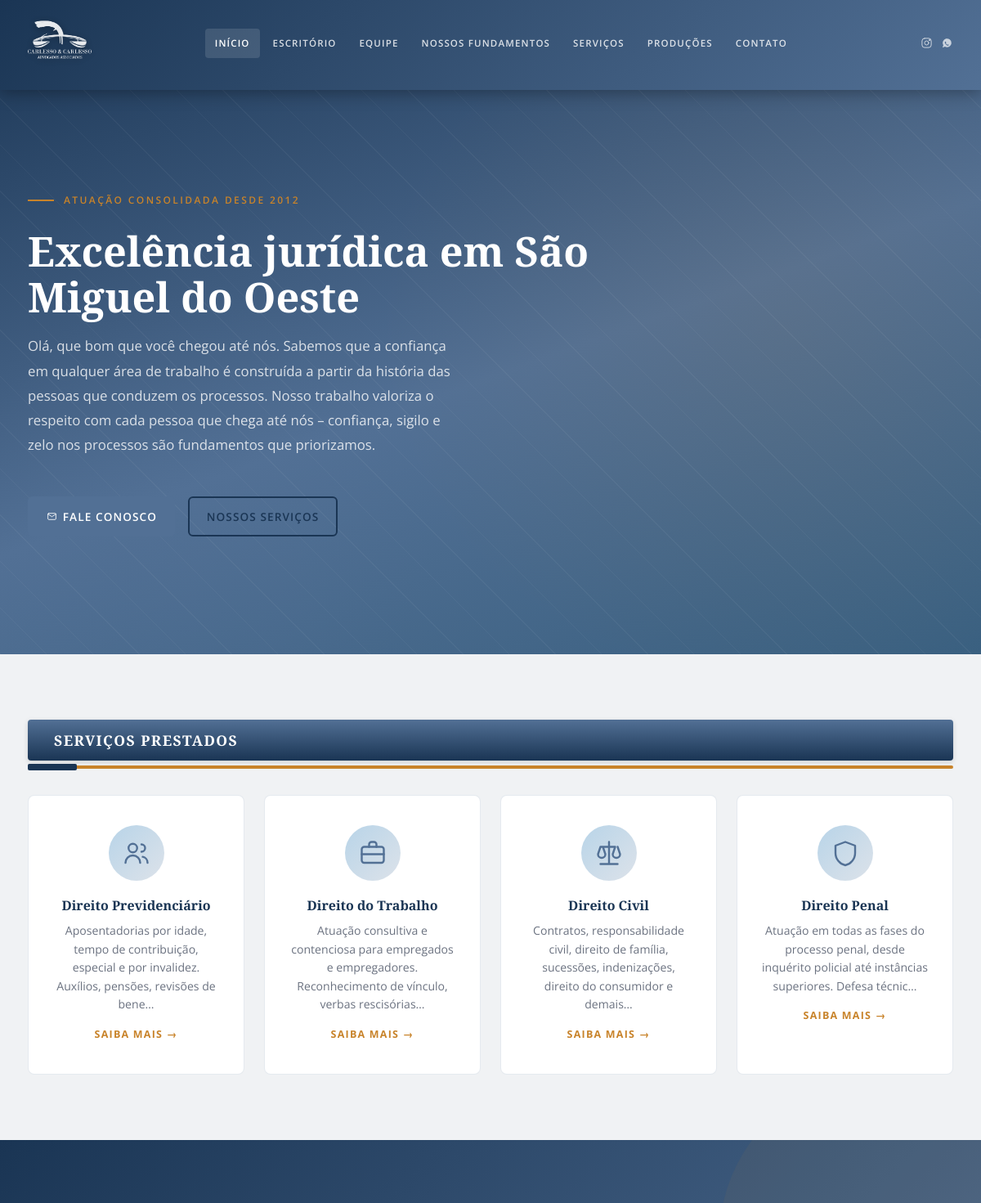
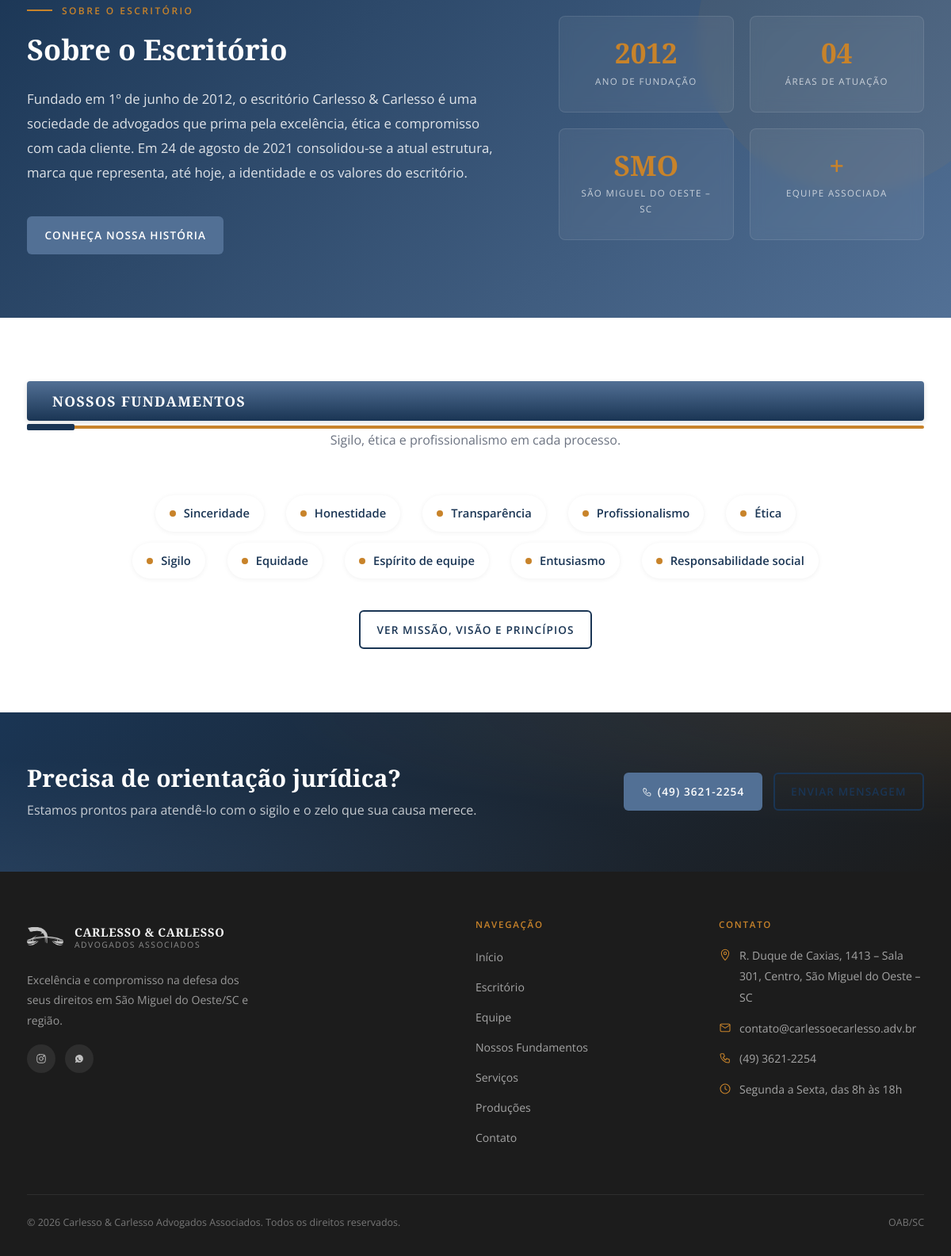
The page / on the database its author committed (2 pictures, top to bottom).
### tables this page shows
CREATE TABLE `conteudos` (
  `id`         INT(11)      NOT NULL AUTO_INCREMENT,
  `pagina`     VARCHAR(60)  NOT NULL,
  `secao`      VARCHAR(60)  NOT NULL,
  `titulo`     VARCHAR(200) DEFAULT NULL,
  `conteudo`   LONGTEXT     DEFAULT NULL,
  `imagem`     VARCHAR(255) DEFAULT NULL,
  `extra`      TEXT         DEFAULT NULL,
  `updated_at` TIMESTAMP    NULL DEFAULT CURRENT_TIMESTAMP ON UPDATE CURRENT_TIMESTAMP,
  PRIMARY KEY (`id`),
  UNIQUE KEY `uk_pagina_secao` (`pagina`,`secao`)
);

### src/Support/Database.php (called while the page is built, shortened)
<?php
final class Database
{
    private static ?PDO $instance = null;
    public static function getInstance(): PDO
    {
        if (self::$instance === null) {
            $host    = Env::get('DB_HOST', 'localhost');
            $dbname  = Env::get('DB_NAME');
            $user    = Env::get('DB_USER');
            $pass    = Env::get('DB_PASS');
            $charset = Env::get('DB_CHARSET', 'utf8mb4');
            $dsn = "mysql:host=$host;dbname=$dbname;charset=$charset";
            $options = [
                PDO::ATTR_ERRMODE            => PDO::ERRMODE_EXCEPTION,
                PDO::ATTR_DEFAULT_FETCH_MODE => PDO::FETCH_ASSOC,
                PDO::ATTR_EMULATE_PREPARES   => false,
                PDO::MYSQL_ATTR_FOUND_ROWS   => true,
            ];
            try {
                self::$instance = new PDO($dsn, $user, $pass, $options);
            } catch (PDOException $e) {
                error_log('DB Connection Error: ' . $e->getMessage());
                if (defined('CARLESSO_INSTALL_MODE') || PHP_SAPI === 'cli') {
                    throw $e;
                }
                http_response_code(503);
                if (str_contains($_SERVER['REQUEST_URI'] ?? '', '/api/')) {
                    header('Content-Type: application/json; charset=utf-8');
                    echo json_encode(['error' => 'Serviço temporariamente indisponível.']);
                } else {
                    header('Content-Type: text/html; charset=utf-8');
                    echo '<!DOCTYPE html><meta charset="utf-8"><title>Em manutenção</title>';
                    echo '<body style="font-family:system-ui;text-align:center;padding:80px 20px;color:#1a3554">';
                    echo '<h1>Site em manutenção</h1><p>Voltamos em breve.</p></body>';
                }
                exit;
            }
        }
        return self::$instance;
    }
    public static function query(string $sql, array $params = []): PDOStatement
    {
        $stmt = self::getInstance()->prepare($sql);
        $stmt->execute($params);
        return $stmt;
    }
    public static function fetchOne(string $sql, array $params = []): ?array
    {
        $row = self::query($sql, $params)->fetch();
        return $row ?: null;
    }
    public static function fetchAll(string $sql, array $params = []): array
    {
        return self::query($sql, $params)->fetchAll();
    }
}

### includes/functions.php (called while the page is built, shortened)
<?php
if (!function_exists('getConfig')) {
    function getConfig(string $key, string $default = ''): string
    {
        static $cache = [];
        if (empty($cache)) {
            $rows  = Database::fetchAll('SELECT chave, valor FROM configs');
            $cache = array_column($rows, 'valor', 'chave');
        }
        return $cache[$key] ?? $default;
    }
}
if (!function_exists('getContent')) {
    function getContent(string $pagina, string $secao): ?array
    {
        return Database::fetchOne(
            'SELECT * FROM conteudos WHERE pagina = ? AND secao = ? LIMIT 1',
            [$pagina, $secao]
        );
    }
}

### templates/home.php (the view, shortened to what this page needs)
<?php
$banner_titulo    = getContent('inicio', 'banner_titulo');
$banner_subtitulo = getContent('inicio', 'banner_subtitulo');
$banner_descricao = getContent('inicio', 'banner_descricao');
$sobre_titulo     = getContent('inicio', 'sobre_titulo');
$sobre_descricao  = getContent('inicio', 'sobre_descricao');
$telefone         = getConfig('telefone', '(49) 3621-2254');
$servicos = [
    ['slug' => 'previdenciario', 'icon' => 'people',   'data' => getContent('servicos', 'previdenciario'), 'nome' => 'Direito Previdenciário'],
    ['slug' => 'trabalho',       'icon' => 'briefcase','data' => getContent('servicos', 'trabalho'),       'nome' => 'Direito do Trabalho'],
    ['slug' => 'civil',          'icon' => 'scale',    'data' => getContent('servicos', 'civil'),          'nome' => 'Direito Civil'],
    ['slug' => 'penal',          'icon' => 'shield',   'data' => getContent('servicos', 'penal'),          'nome' => 'Direito Penal'],
];
?>
<section class="hero">
  <div class="hero-bg" aria-hidden="true"></div>
  <div class="hero-pattern" aria-hidden="true"></div>
  <div class="container">
    <div class="hero-content">
      <div class="hero-eyebrow">
        <?= e($banner_subtitulo['conteudo'] ?? 'Atuação consolidada desde 2012') ?>
      </div>
      <h1>
        <?= e($banner_titulo['titulo'] ?? 'Excelência jurídica em São Miguel do Oeste') ?>
      </h1>
      <p class="hero-desc">
        <?= e($banner_descricao['conteudo'] ?? 'Olá, que bom que você chegou até nós. Sabemos que a confiança em qualquer área de trabalho é construída a partir da história das pessoas que conduzem os processos. Nosso trabalho valoriza o respeito com cada pessoa que chega até nós – confiança, sigilo e zelo nos processos são fundamentos que priorizamos.') ?>
      </p>
      <div class="hero-actions">
        <a href="/contato" class="btn btn-primary">
          <span class="i i-envelope"></span> Fale Conosco
        </a>
        <a href="/servicos" class="btn btn-outline">Nossos Serviços</a>
      </div>
    </div>
  </div>
</section>
<section class="section section--alt">
  <div class="container">
    <div class="section-bar"><h2>SERVIÇOS PRESTADOS</h2></div>
    <div class="section-bar-line"></div>
    <div class="services-grid">
      <?php foreach ($servicos as $s): ?>
        <a href="/servicos#<?= e($s['slug']) ?>" class="service-card">
          <div class="service-icon">
            <?= svgIcon($s['icon']) ?>
          </div>
          <h3><?= e($s['nome']) ?></h3>
          <p><?= e(truncate($s['data']['conteudo'] ?? '', 110)) ?></p>
          <span class="service-link">Saiba mais →</span>
        </a>
      <?php endforeach; ?>
    </div>
  </div>
</section>
<section class="about-banner">
  <div class="container">
    <div class="about-grid">
      <div class="about-content">
        <div class="hero-eyebrow">Sobre o Escritório</div>
        <h2><?= e($sobre_titulo['titulo'] ?? 'Tradição, ética e compromisso') ?></h2>
        <p>
          <?= e($sobre_descricao['conteudo'] ?? 'Fundado em 1º de junho de 2012, o escritório Carlesso & Carlesso é uma sociedade de advogados que prima pela excelência, ética e compromisso com cada cliente.') ?>
        </p>
        <a href="/escritorio" class="btn btn-primary" style="margin-top:24px">
          Conheça nossa história
        </a>
      </div>
      <div class="about-stats">
        <div class="stat-block">
          <div class="stat-num">2012</div>
          <div class="stat-label">Ano de fundação</div>
        </div>
        <div class="stat-block">
          <div class="stat-num">04</div>
          <div class="stat-label">Áreas de atuação</div>
        </div>
        <div class="stat-block">
          <div class="stat-num">SMO</div>
          <div class="stat-label">São Miguel do Oeste – SC</div>
        </div>
        <div class="stat-block">
          <div class="stat-num">+</div>
          <div class="stat-label">Equipe associada</div>
        </div>
      </div>
    </div>
  </div>
</section>
<section class="section">
  <div class="container">
    <div class="section-bar"><h2>NOSSOS FUNDAMENTOS</h2></div>
    <div class="section-bar-line"></div>
    <p class="section-lead">Sigilo, ética e profissionalismo em cada processo.</p>
    <div class="principles-row">
      <div class="principle"><span class="dot"></span>Sinceridade</div>
      <div class="principle"><span class="dot"></span>Honestidade</div>
      <div class="principle"><span class="dot"></span>Transparência</div>
      <div class="principle"><span class="dot"></span>Profissionalismo</div>
      <div class="principle"><span class="dot"></span>Ética</div>
      <div class="principle"><span class="dot"></span>Sigilo</div>
      <div class="principle"><span class="dot"></span>Equidade</div>
      <div class="principle"><span class="dot"></span>Espírito de equipe</div>
      <div class="principle"><span class="dot"></span>Entusiasmo</div>
      <div class="principle"><span class="dot"></span>Responsabilidade social</div>
    </div>
    <div style="text-align:center;margin-top:40px">
      <a href="/fundamentos" class="btn btn-outline btn-dark">Ver Missão, Visão e Princípios</a>
    </div>
  </div>
</section>
<section class="cta-section">
  <div class="container cta-inner">
    <div>
      <h2>Precisa de orientação jurídica?</h2>
      <p>Estamos prontos para atendê-lo com o sigilo e o zelo que sua causa merece.</p>
    </div>
    <div class="cta-actions">
      <a href="tel:<?= e(preg_replace('/\D/','',$telefone)) ?>" class="btn btn-primary">
        <span class="i i-phone"></span> <?= e($telefone) ?>
      </a>
      <a href="/contato" class="btn btn-outline">Enviar mensagem</a>
    </div>
  </div>
</section>

### src/Support/helpers.php (shortened to what this page needs)
<?php
if (!function_exists('e')) {
    function e(string $str): string
    {
        return htmlspecialchars($str, ENT_QUOTES | ENT_HTML5, 'UTF-8');
    }
}
if (!function_exists('truncate')) {
    function truncate(string $text, int $length = 150): string
    {
        $text = strip_tags($text);
        return mb_substr($text, 0, $length) . '…';
    }
}
if (!function_exists('svgIcon')) {
    function svgIcon(string $name, int $size = 24): string
    {
        static $icons = [
            'envelope'  => '<path d="M3 6.5l9 6 9-6M5 5h14a2 2 0 0 1 2 2v10a2 2 0 0 1-2 2H5a2 2 0 0 1-2-2V7a2 2 0 0 1 2-2z"/>',
            'phone'     => '<path d="M5 4h4l2 5-3 2a11 11 0 0 0 5 5l2-3 5 2v4a2 2 0 0 1-2 2A16 16 0 0 1 3 6a2 2 0 0 1 2-2z"/>',
            'pin'       => '<path d="M12 22s7-7.5 7-13a7 7 0 1 0-14 0c0 5.5 7 13 7 13z"/><circle cx="12" cy="9" r="2.5"/>',
            'clock'     => '<circle cx="12" cy="12" r="9"/><path d="M12 7v5l3 2"/>',
            'send'      => '<path d="M22 2 11 13M22 2l-7 20-4-9-9-4 20-7z"/>',
            'people'    => '<circle cx="9" cy="8" r="3.5"/><path d="M3 20a6 6 0 0 1 12 0M16 11a3 3 0 1 0 0-6M21 20a5 5 0 0 0-4-4.9"/>',
            'briefcase' => '<rect x="3" y="7" width="18" height="13" rx="2"/><path d="M9 7V5a2 2 0 0 1 2-2h2a2 2 0 0 1 2 2v2M3 13h18"/>',
            'scale'     => '<path d="M12 3v18M5 21h14M7 7h10M5 7l-2 6a3 3 0 0 0 6 0L7 7zm12 0-2 6a3 3 0 0 0 6 0l-2-6"/>',
            'shield'    => '<path d="M12 3 4 6v6c0 5 3.5 9 8 10 4.5-1 8-5 8-10V6l-8-3z"/>',
            'document'  => '<path d="M14 3H6a2 2 0 0 0-2 2v14a2 2 0 0 0 2 2h12a2 2 0 0 0 2-2V9l-6-6z"/><path d="M14 3v6h6M9 13h6M9 17h6"/>',
            'person'    => '<circle cx="12" cy="8" r="4"/><path d="M4 21a8 8 0 0 1 16 0"/>',
            'calendar'  => '<rect x="3" y="5" width="18" height="16" rx="2"/><path d="M8 3v4M16 3v4M3 11h18"/>',
            'eye'       => '<path d="M2 12s3.5-7 10-7 10 7 10 7-3.5 7-10 7-10-7-10-7z"/><circle cx="12" cy="12" r="3"/>',
            'target'    => '<circle cx="12" cy="12" r="9"/><circle cx="12" cy="12" r="5"/><circle cx="12" cy="12" r="1.5"/>',
            'instagram' => '<rect x="3" y="3" width="18" height="18" rx="5"/><circle cx="12" cy="12" r="4"/><circle cx="17.5" cy="6.5" r="1.2" fill="currentColor"/>',
            'facebook'  => '<path d="M14 8.5h2.5V5h-2.5C12 5 10.5 6.5 10.5 8.5V11H8v3.5h2.5V21h3.5v-6.5h2.5l.5-3.5H14V9c0-.3.2-.5.5-.5z"/>',
            'whatsapp'  => '<path d="M21 12a9 9 0 0 1-13.5 7.8L3 21l1.3-4.5A9 9 0 1 1 21 12z"/><path d="M9 9.5c0 3 2.5 5.5 5.5 5.5l1.5-1.5-2.5-1L13 13.5c-1 0-2-1-2-2l-.5-.5-1 2.5z" fill="currentColor"/>',
            'linkedin'  => '<rect x="3" y="3" width="18" height="18" rx="2"/><path d="M8 10v7M8 7v.5M12 17v-4a2 2 0 0 1 4 0v4M12 17v-7" stroke-linecap="round"/>',
        ];
        return sprintf(
            '<svg xmlns="http://www.w3.org/2000/svg" width="%d" height="%d" viewBox="0 0 24 24" fill="none" stroke="currentColor" stroke-width="1.6" stroke-linecap="round" stroke-linejoin="round" aria-hidden="true">%s</svg>',
            $size, $size, $icons[$name]
        );
    }
}

### rows shown on the page
conteudos: conteudo "ATUAÇÃO CONSOLIDADA DESDE 2012"
conteudos: titulo "Excelência jurídica em São Miguel do Oeste"
conteudos: conteudo "Olá, que bom que você chegou até nós. Sabemos que a confiança em qualquer área de trabalho é construída a partir da história das pessoas que conduzem os processos. Nosso trabalho valoriza o respeito com cada pessoa que chega até nós – confiança, sigilo e zelo nos processos são fundamentos que priorizamos."
conteudos: titulo "Direito Previdenciário", conteudo "Aposentadorias por idade, tempo de contribuição, especial e por invalidez. Auxílios, pensões, revisões de bene…"
conteudos: titulo "Direito do Trabalho", conteudo "Atuação consultiva e contenciosa para empregados e empregadores. Reconhecimento de vínculo, verbas rescisórias…"
conteudos: titulo "Direito Civil", conteudo "Contratos, responsabilidade civil, direito de família, sucessões, indenizações, direito do consumidor e demais…"
conteudos: titulo "Direito Penal", conteudo "Atuação em todas as fases do processo penal, desde inquérito policial até instâncias superiores. Defesa técnic…"
conteudos: titulo "Sobre o Escritório"
conteudos: conteudo "Fundado em 1º de junho de 2012, o escritório Carlesso & Carlesso é uma sociedade de advogados que prima pela excelência, ética e compromisso com cada cliente. Em 24 de agosto de 2021 consolidou-se a atual estrutura, marca que representa, até hoje, a identidade e os valores do escritório."

### other values the page prints
$telefone "(49) 3621-2254"
$endereco "R. Duque de Caxias, 1413 – Sala 301, Centro, São Miguel do Oeste – SC"
$email "contato@carlessoecarlesso.adv.br"
$horario "Segunda a Sexta, das 8h às 18h"
$siteTitle "Carlesso & Carlesso Advogados Associados"
$footerText "Todos os direitos reservados."
